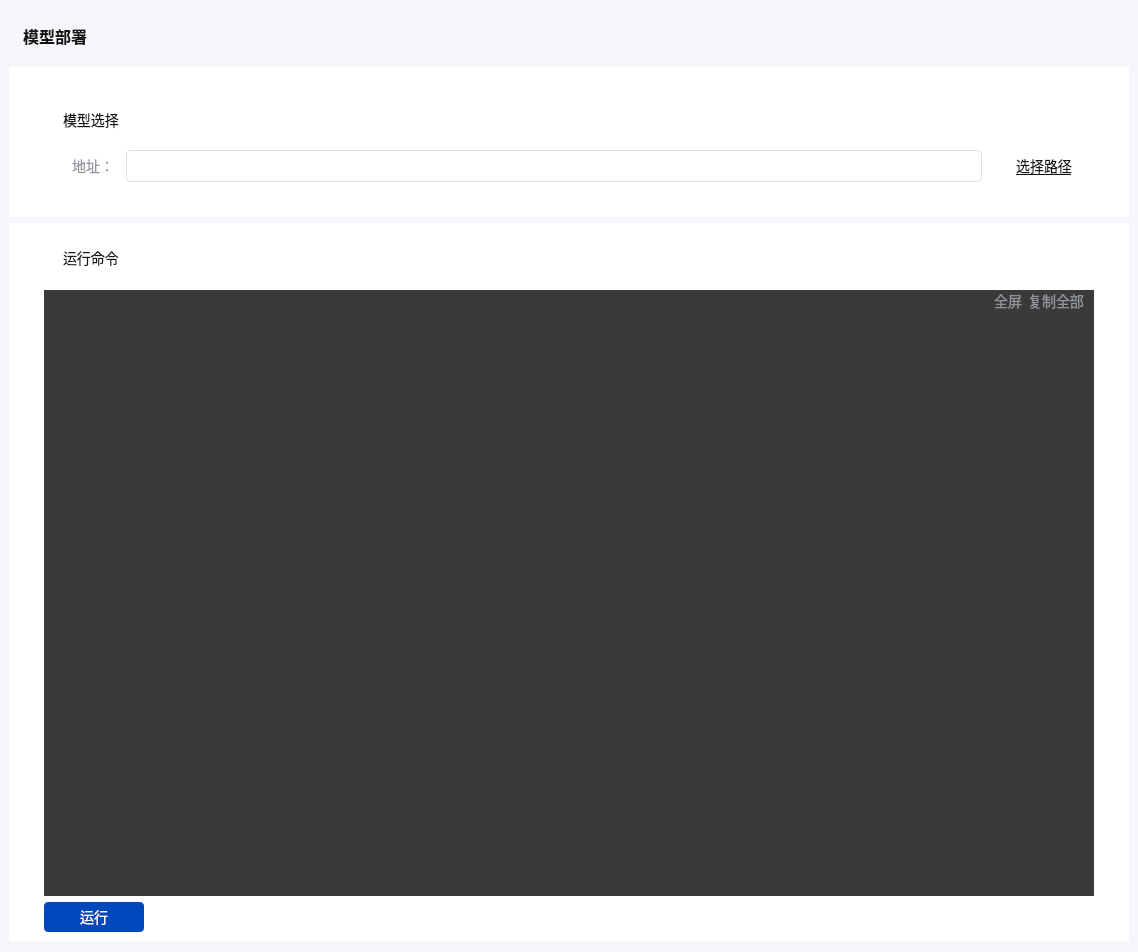
<?xml version="1.0" encoding="UTF-8"?>
<ui version="4.0">
 <class>FormModelDeployInfer</class>
 <widget class="QWidget" name="FormModelDeployInfer">
  <property name="geometry">
   <rect>
    <x>0</x>
    <y>0</y>
    <width>1138</width>
    <height>952</height>
   </rect>
  </property>
  <property name="windowTitle">
   <string>Form</string>
  </property>
  <property name="styleSheet">
   <string notr="true">background: rgb(245,247,250);</string>
  </property>
  <layout class="QVBoxLayout" name="verticalLayout_2">
   <property name="leftMargin">
    <number>9</number>
   </property>
   <property name="rightMargin">
    <number>9</number>
   </property>
   <item>
    <layout class="QHBoxLayout" name="horizontalLayout_11">
     <item>
      <widget class="QLabel" name="label">
       <property name="sizePolicy">
        <sizepolicy hsizetype="Preferred" vsizetype="Fixed">
         <horstretch>0</horstretch>
         <verstretch>0</verstretch>
        </sizepolicy>
       </property>
       <property name="minimumSize">
        <size>
         <width>0</width>
         <height>50</height>
        </size>
       </property>
       <property name="maximumSize">
        <size>
         <width>16777215</width>
         <height>50</height>
        </size>
       </property>
       <property name="styleSheet">
        <string notr="true">opacity: 1;
font-size: 16px;
font-weight: bold;
line-height: 24px;
color: #131414;
background-image: url(:/res/image/right-arrow.png);
background-repeat: no-repeat;
background-position: left center;
text-align: left;
padding-left: 10px;</string>
       </property>
       <property name="text">
        <string>模型部署</string>
       </property>
       <property name="alignment">
        <set>Qt::AlignLeading|Qt::AlignLeft|Qt::AlignVCenter</set>
       </property>
      </widget>
     </item>
     <item>
      <spacer name="horizontalSpacer_7">
       <property name="orientation">
        <enum>Qt::Horizontal</enum>
       </property>
       <property name="sizeHint" stdset="0">
        <size>
         <width>40</width>
         <height>20</height>
        </size>
       </property>
      </spacer>
     </item>
    </layout>
   </item>
   <item>
    <widget class="QWidget" name="widgetParam" native="true">
     <property name="sizePolicy">
      <sizepolicy hsizetype="Expanding" vsizetype="Fixed">
       <horstretch>0</horstretch>
       <verstretch>0</verstretch>
      </sizepolicy>
     </property>
     <property name="minimumSize">
      <size>
       <width>0</width>
       <height>150</height>
      </size>
     </property>
     <property name="maximumSize">
      <size>
       <width>16777215</width>
       <height>150</height>
      </size>
     </property>
     <property name="styleSheet">
      <string notr="true">background-color: rgb(255, 255, 255);</string>
     </property>
     <layout class="QVBoxLayout" name="verticalLayout_6">
      <property name="spacing">
       <number>12</number>
      </property>
      <property name="leftMargin">
       <number>35</number>
      </property>
      <property name="topMargin">
       <number>35</number>
      </property>
      <property name="rightMargin">
       <number>35</number>
      </property>
      <property name="bottomMargin">
       <number>35</number>
      </property>
      <item>
       <layout class="QHBoxLayout" name="horizontalLayout_5">
        <item>
         <widget class="QLabel" name="label_2">
          <property name="sizePolicy">
           <sizepolicy hsizetype="Preferred" vsizetype="Fixed">
            <horstretch>0</horstretch>
            <verstretch>0</verstretch>
           </sizepolicy>
          </property>
          <property name="minimumSize">
           <size>
            <width>0</width>
            <height>30</height>
           </size>
          </property>
          <property name="maximumSize">
           <size>
            <width>16777215</width>
            <height>70</height>
           </size>
          </property>
          <property name="styleSheet">
           <string notr="true">opacity: 1;
font-size: 14px;
font-weight: normal;
line-height: 24px;
color: #131414;
background-image: url(:/res/image/info.png);
background-repeat: no-repeat;
background-position: left center;
text-align: left;
padding-left: 16px;</string>
          </property>
          <property name="text">
           <string>模型选择</string>
          </property>
         </widget>
        </item>
        <item>
         <spacer name="horizontalSpacer">
          <property name="orientation">
           <enum>Qt::Horizontal</enum>
          </property>
          <property name="sizeHint" stdset="0">
           <size>
            <width>40</width>
            <height>20</height>
           </size>
          </property>
         </spacer>
        </item>
       </layout>
      </item>
      <item>
       <layout class="QHBoxLayout" name="horizontalLayout">
        <item>
         <widget class="QLabel" name="label_8">
          <property name="minimumSize">
           <size>
            <width>70</width>
            <height>0</height>
           </size>
          </property>
          <property name="styleSheet">
           <string notr="true">font-weight: 400; 
font-size: 14px;
color: #909399 </string>
          </property>
          <property name="text">
           <string>地址：</string>
          </property>
          <property name="alignment">
           <set>Qt::AlignRight|Qt::AlignTrailing|Qt::AlignVCenter</set>
          </property>
         </widget>
        </item>
        <item>
         <widget class="QLineEdit" name="lineEditSavePath">
          <property name="minimumSize">
           <size>
            <width>400</width>
            <height>32</height>
           </size>
          </property>
          <property name="maximumSize">
           <size>
            <width>16777215</width>
            <height>32</height>
           </size>
          </property>
          <property name="styleSheet">
           <string notr="true">.QLineEdit{
	background: #FFFFFF;
	border: 1px solid #DCDFE6;
	padding: 5px 12px;
	border-radius: 4px;
	opacity: 1;
	color: #606266;
	font-size: 16px;
	font-weight: normal;
}
.QLineEdit:read-only{
	background: #FFFFFF;
	border: 1px solid #DCDFE6;
	padding: 5px 12px;
	border-radius: 4px;
	opacity: 1;
	color: #606266;
	font-size: 16px;
	font-weight: normal;
}</string>
          </property>
          <property name="readOnly">
           <bool>true</bool>
          </property>
         </widget>
        </item>
        <item>
         <widget class="QPushButton" name="btnSelectPath">
          <property name="minimumSize">
           <size>
            <width>100</width>
            <height>32</height>
           </size>
          </property>
          <property name="maximumSize">
           <size>
            <width>40</width>
            <height>32</height>
           </size>
          </property>
          <property name="styleSheet">
           <string notr="true"> .QPushButton{
            background:#FFFFFF;
            font-weight: 400;
            font-size: 14px;
            color: #131414;
            text-decoration:underline;
            border:none;
        }
        .QPushButton:!enabled{
            color: #909399;
        }
        .QPushButton:hover{
            border:1px solid #DCDFE6;
        }</string>
          </property>
          <property name="text">
           <string>选择路径</string>
          </property>
         </widget>
        </item>
       </layout>
      </item>
     </layout>
    </widget>
   </item>
   <item>
    <widget class="QWidget" name="widget_2" native="true">
     <property name="sizePolicy">
      <sizepolicy hsizetype="Expanding" vsizetype="Expanding">
       <horstretch>0</horstretch>
       <verstretch>0</verstretch>
      </sizepolicy>
     </property>
     <property name="minimumSize">
      <size>
       <width>1086</width>
       <height>180</height>
      </size>
     </property>
     <property name="maximumSize">
      <size>
       <width>16777215</width>
       <height>16777215</height>
      </size>
     </property>
     <property name="styleSheet">
      <string notr="true">background-color: rgb(255, 255, 255);</string>
     </property>
     <layout class="QVBoxLayout" name="verticalLayout">
      <property name="leftMargin">
       <number>35</number>
      </property>
      <property name="rightMargin">
       <number>35</number>
      </property>
      <item>
       <layout class="QHBoxLayout" name="horizontalLayout_10">
        <item>
         <widget class="QLabel" name="label_9">
          <property name="sizePolicy">
           <sizepolicy hsizetype="Preferred" vsizetype="Fixed">
            <horstretch>0</horstretch>
            <verstretch>0</verstretch>
           </sizepolicy>
          </property>
          <property name="minimumSize">
           <size>
            <width>0</width>
            <height>52</height>
           </size>
          </property>
          <property name="maximumSize">
           <size>
            <width>16777215</width>
            <height>52</height>
           </size>
          </property>
          <property name="styleSheet">
           <string notr="true">opacity: 1;
font-size: 14px;
font-weight: normal;
line-height: 24px;
color: #131414;
background-image: url(:/res/image/info.png);
background-repeat: no-repeat;
background-position: left center;
text-align: left;
padding-left: 16px;</string>
          </property>
          <property name="text">
           <string>运行命令</string>
          </property>
         </widget>
        </item>
        <item>
         <spacer name="horizontalSpacer_6">
          <property name="orientation">
           <enum>Qt::Horizontal</enum>
          </property>
          <property name="sizeHint" stdset="0">
           <size>
            <width>40</width>
            <height>20</height>
           </size>
          </property>
         </spacer>
        </item>
       </layout>
      </item>
      <item>
       <widget class="QWidget" name="widgetContainer" native="true">
        <property name="sizePolicy">
         <sizepolicy hsizetype="Expanding" vsizetype="Expanding">
          <horstretch>0</horstretch>
          <verstretch>0</verstretch>
         </sizepolicy>
        </property>
        <property name="minimumSize">
         <size>
          <width>0</width>
          <height>20</height>
         </size>
        </property>
        <property name="styleSheet">
         <string notr="true">QWidget#widgetContainer{
	background: #3a3a3a;
}</string>
        </property>
        <layout class="QVBoxLayout" name="verticalLayout_3">
         <property name="leftMargin">
          <number>0</number>
         </property>
         <property name="topMargin">
          <number>0</number>
         </property>
         <property name="rightMargin">
          <number>0</number>
         </property>
         <property name="bottomMargin">
          <number>0</number>
         </property>
         <item>
          <layout class="QHBoxLayout" name="horizontalLayout_2">
           <property name="leftMargin">
            <number>10</number>
           </property>
           <property name="rightMargin">
            <number>10</number>
           </property>
           <item>
            <spacer name="horizontalSpacer_3">
             <property name="orientation">
              <enum>Qt::Horizontal</enum>
             </property>
             <property name="sizeHint" stdset="0">
              <size>
               <width>40</width>
               <height>20</height>
              </size>
             </property>
            </spacer>
           </item>
           <item>
            <widget class="QPushButton" name="btnFullScreen">
             <property name="styleSheet">
              <string notr="true">.QPushButton{
    background: #3a3a3a;
    font-weight: 400;
    font-size: 14px;
    color: #909399 ;
    text-decoration:bold;
    border:none;
}
.QPushButton:!enabled{
    color: #909399;
}
.QPushButton:hover{
    border:1px solid #DCDFE6;
}</string>
             </property>
             <property name="text">
              <string>全屏</string>
             </property>
            </widget>
           </item>
           <item>
            <widget class="QPushButton" name="btnCopyAll">
             <property name="styleSheet">
              <string notr="true">.QPushButton{
    background: #3a3a3a;
    font-weight: 400;
    font-size: 14px;
    color: #909399 ;
    text-decoration:bold;
    border:none;
}
.QPushButton:!enabled{
    color: #909399;
}
.QPushButton:hover{
    border:1px solid #DCDFE6;
}</string>
             </property>
             <property name="text">
              <string>复制全部</string>
             </property>
            </widget>
           </item>
          </layout>
         </item>
         <item>
          <widget class="TerminalWidget" name="terminalWidget" native="true">
           <property name="sizePolicy">
            <sizepolicy hsizetype="Expanding" vsizetype="Expanding">
             <horstretch>0</horstretch>
             <verstretch>0</verstretch>
            </sizepolicy>
           </property>
           <property name="minimumSize">
            <size>
             <width>0</width>
             <height>300</height>
            </size>
           </property>
           <property name="styleSheet">
            <string notr="true">#terminalWidget{
	background: #3a3a3a;
}</string>
           </property>
          </widget>
         </item>
        </layout>
       </widget>
      </item>
      <item>
       <layout class="QHBoxLayout" name="horizontalLayout_6">
        <property name="leftMargin">
         <number>0</number>
        </property>
        <item>
         <widget class="QPushButton" name="btnRun">
          <property name="minimumSize">
           <size>
            <width>100</width>
            <height>30</height>
           </size>
          </property>
          <property name="maximumSize">
           <size>
            <width>16777215</width>
            <height>30</height>
           </size>
          </property>
          <property name="styleSheet">
           <string notr="true">.QPushButton{
	border-radius: 4px;
	opacity: 1;
	background: #0047BB;
	border:none;
	font-size: 14px;
	font-weight: normal;
	color: #FFFFFF;
	padding-left:16px;
	padding-right:16px;
}
.QPushButton:hover{
	border:1px solid #0000FF;
}</string>
          </property>
          <property name="text">
           <string>运行</string>
          </property>
         </widget>
        </item>
        <item>
         <spacer name="horizontalSpacer_2">
          <property name="orientation">
           <enum>Qt::Horizontal</enum>
          </property>
          <property name="sizeType">
           <enum>QSizePolicy::Expanding</enum>
          </property>
          <property name="sizeHint" stdset="0">
           <size>
            <width>0</width>
            <height>0</height>
           </size>
          </property>
         </spacer>
        </item>
       </layout>
      </item>
     </layout>
    </widget>
   </item>
  </layout>
 </widget>
 <customwidgets>
  <customwidget>
   <class>TerminalWidget</class>
   <extends>QWidget</extends>
   <header>SubclassUI/TerminalWidget.h</header>
   <container>1</container>
  </customwidget>
 </customwidgets>
 <resources/>
 <connections/>
</ui>
